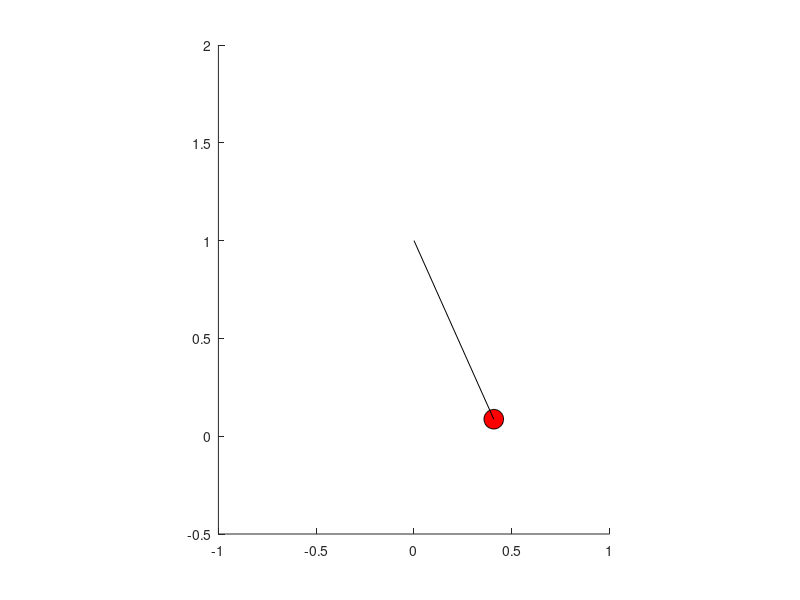

Write MATLAB code to recreate this figure.
1;
pkg load control


##**************************************************************************
##*                OCTAVE PROGRAMMING (e-Yantra 2019-20)
##*                ====================================
##*  This software is intended to teach Octave Programming and Mathematical
##*  Modeling concepts
##*  Theme: Biped Patrol
##*  Filename: Simple_Pendulum.m
##*  Version: 1.0.0  
##*  Date: November 3, 2019
##*
##*  Team ID : 336
##*  Team Leader Name: Manish Michael Dsilva
##*  Team Member Name: Kimaya Hemant Desai, Pritam Anand Mane, Amogh Zare
##*
##*  
##*  Author: e-Yantra Project, Department of Computer Science
##*  and Engineering, Indian Institute of Technology Bombay.
##*  
##*  Software released under Creative Commons CC BY-NC-SA
##*
##*  For legal information refer to:
##*        http://creativecommons.org/licenses/by-nc-sa/4.0/legalcode 
##*     
##*
##*  This software is made available on an “AS IS WHERE IS BASIS”. 
##*  Licensee/end user indemnifies and will keep e-Yantra indemnified from
##*  any and all claim(s) that emanate from the use of the Software or 
##*  breach of the terms of this agreement.
##*  
##*  e-Yantra - An MHRD project under National Mission on Education using 
##*  ICT(NMEICT)
##*
##**************************************************************************


## Function : draw_pendulum()
## ----------------------------------------------------
## Input:   y - State Vector. In case of pendulum, the state vector consists of 
##          two state variables, theta (angle the pendulum makes with vertical)
##          and theta_dot(angular velocity or rate of change of theta wrt time).
##          L - Length of Pendulum
##
## Purpose: Takes the state vector and length of pendulum as input. It draws the 
##          pendulum in a 2D plot.
function draw_pendulum(y, L)
  theta = y(1);          ## Store the first variable of state vector in theta
  
  x = L*sin(theta);      ## x-coordinate of pendulum bob
  y = 1-L*cos(theta);  ## y coordinate of pendulum bob
  d = 0.1;               ## diameter of pendulum bob
  hold on;
  clf;
  axis equal;
  rectangle('Position',[x-(d/2),y-(d/2),d,d],'Curvature',1,'FaceColor',[1 0 0]);
  line ([0 x], [1 y], "linestyle", "-", "color", "k");
  xlim([-1 1])
  ylim([-0.5 2])
  drawnow
  hold off
endfunction

## Function : pendulum_dynamics()
## ----------------------------------------------------
## Input:   y - State Vector. In case of pendulum, the state vector consists of 
##          two state variables, theta (angle the pendulum makes with vertical)
##          and theta_dot(angular velocity or rate of change of theta wrt time).
##          m - Mass of Pendulum Bob
##          g - Acceleration due to gravity
##          L - Length of Pendulum
##          u - Input to the system
##
## Output:  dy -  Derivative of State Vector. In case of pendulum they will be
##          angular velocity and angular acceleration(theta_dot and theta_dot_dot)
##
## Purpose: Calculates the value of the vector dy according to the equations which 
##          govern this system.
function dy = pendulum_dynamics(y, m, L, g, u)
  sin_theta = sin(y(1)); #sintheta
  cos_theta = cos(y(1)); #costheta
  
  dy(1,1) = y(2);        #x1_dot = x2    dy(1,1) is theta dot: angular velo      
  dy(2,1) = ((-g)*sin_theta/L) + (1/(m*(L)^2)*u) ;            #Fill this  dy(2,1) is theta dot dot: angular accel
 #Second equation: x2_dot = (-g/l)sintheta + (1/ml^2)T Here T = u
endfunction

## Function : sim_pendulum()
## ----------------------------------------------------
## Input:   m - Mass of Pendulum Bob
##          g - Acceleration due to gravity
##          L - Length of Pendulum
##          y0 - Initial condition of system.
## Output:  t - Timestep
##          y - Solution array
##          
## Purpose: This function demonstrates the behavior of simple pendulum without 
##          any external input (u)
##          This integrates the system of differential equation from t0 = 0 to 
##          tf = 10 with initial condition y0
function [t,y] = sim_pendulum(m, g, L, y0)
  tspan = 0:0.1:10;                  ## Initialise time step           
  u = 0;                             ## No Input
  [t,y] = ode45(@(t,y)pendulum_dynamics(y, m, L, g, u),tspan,y0); ## Solving the differential equation  
endfunction

## Function : pendulum_AB_matrix()
## ----------------------------------------------------
## Input:   m - Mass of Pendulum Bob
##          g - Acceleration due to gravity
##          L - Length of Pendulum
##
## Output:  A - A matrix of system
##          B - B matrix of system
##          
## Purpose: Declare the A and B matrices in this function.
function [A,B] = pendulum_AB_matrix(m, g, L)
  A = [0 1; g/L 0];
  B = [0;(1/(m*L^2))];
endfunction

## Function : pole_place_pendulum()
## ----------------------------------------------------
## Input:   m - Mass of Pendulum Bob
##          g - Acceleration due to gravity
##          L - Length of Pendulum
##
## Output:  t - Timestep
##          y - Solution array
##          
## Purpose: This function demonstrates the behavior of simple pendulum with 
##          external input using the pole_placement controller
##          This integrates the system of differential equation from t0 = 0 to 
##          tf = 10 with initial condition y0 and input u = -Kx where K is
##          calculated using Pole Placement Technique.
function [t,y] = pole_place_pendulum(m, g, L, y_setpoint, y0)
  [A,B] = pendulum_AB_matrix(m, g, L);        ## Initialize A and B matrix
  eigs = [-5;-6];                             ## Initialise desired eigenvalues
  K = place(A,B,eigs);                           ## Calculate K matrix for desired eigenvalues
  
  tspan = 0:0.1:10;                  ## Initialise time step 
  [t,y] = ode45(@(t,y)pendulum_dynamics(y, m, L, g, -K*(y-y_setpoint)),tspan,y0);
endfunction

## Function : lqr_pendulum()
## ----------------------------------------------------
## Input:   m - Mass of Pendulum Bob
##          g - Acceleration due to gravity
##          L - Length of Pendulum
##
## Output:  t - Timestep
##          y - Solution array
##          
## Purpose: This function demonstrates the behavior of simple pendulum with 
##          external input using the LQR controller.
##          This integrates the system of differential equation from t0 = 0 to 
##          tf = 10 with initial condition y0 and input u = -Kx where K is
##          calculated using LQR technique.
function [t,y] = lqr_pendulum(m, g, L, y_setpoint, y0)
  [A,B] = pendulum_AB_matrix(m, g, L);  ## Initialize A and B matrix
  Q = [8 0;0 4];                   ## Initialise Q matrix
  R = 1;                   ## Initialise R 
  
  K = lqr(A,B,Q,R);                   ## Calculate K matrix from A,B,Q,R matrices
  
  tspan = 0:0.1:10;                  ## Initialise time step 
  [t,y] = ode45(@(t,y)pendulum_dynamics(y, m, L, g, -K*(y-y_setpoint)),tspan,y0);
endfunction

## Function : simple_pendulum_main()
## ----------------------------------------------------
## Purpose: Used for testing out the various controllers by calling their 
##          respective functions. Constant parameters like mass m, gravity g
##          length of pendulum L are defined here.
function simple_pendulum_main()
  m = 1;             
  g = 9.8;
  L = 1.0;
  y_setpoint = [pi; 0];                ## Set Point 
  y0 = [pi/6 ; 0];                   ## Initial condtion
  
  [t,y] = sim_pendulum(m,g,L, y0);        ## Test Simple Pendulum
  ##[t,y] = pole_place_pendulum(m,g,L, y_setpoint, y0) ;## Test Simple Pendulum with Pole Placement Controller
  ##[t,y] = lqr_pendulum(m,g,L, y_setpoint, y0);        ## Test Simple Pendulum with LQR Controller

  for k = 1:length(t)
    draw_pendulum(y(k, :), L);  
  endfor
endfunction

simple_pendulum_main()   #remove this line as informed on piazza
